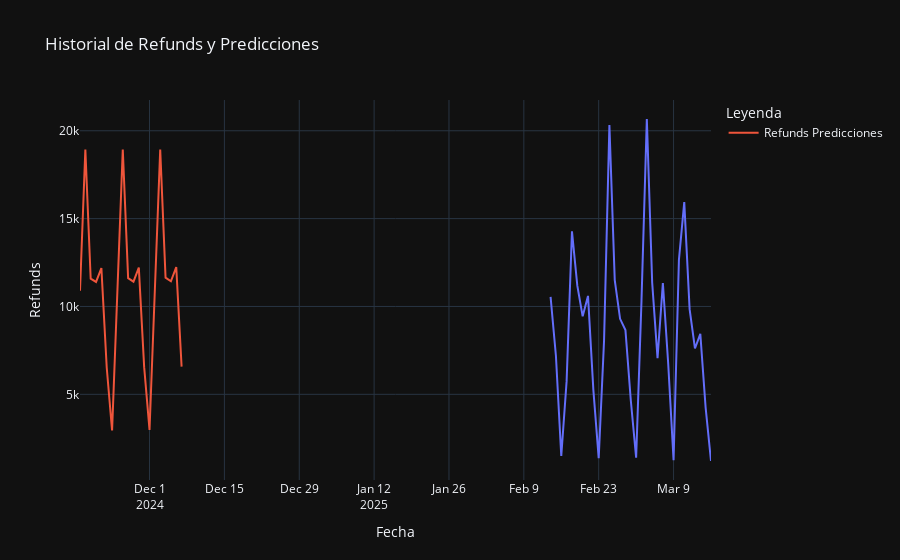
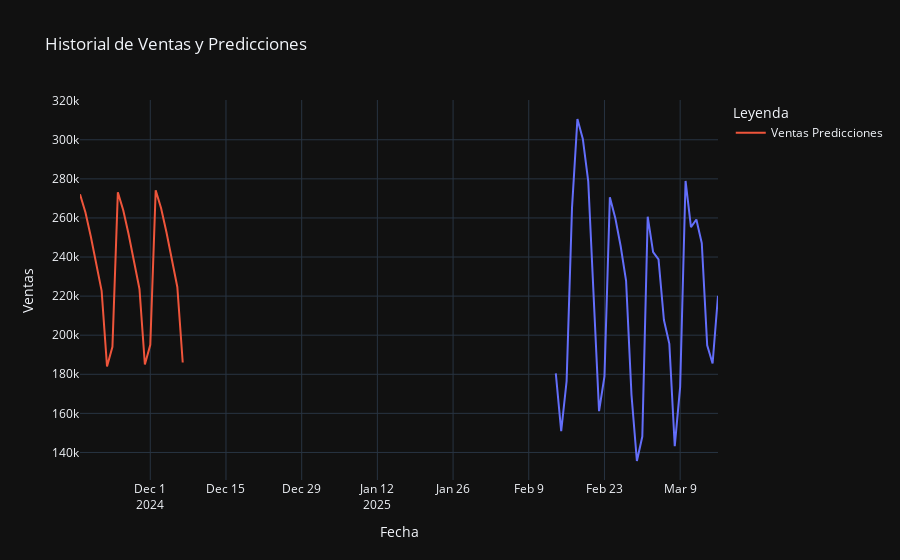

Source (notebook cell) for these figures, in order:
### Code cell
import plotly.express as px


historia_refunds = refunds.tail(31)

fig_refunds = px.line(historia_refunds, x=historia_refunds.index, y='Total', template='plotly_dark', title='Historial de Refunds y Predicciones')
fig_refunds.add_trace(go.Scatter(x=predicciones_arima.index, y=predicciones_arima['Refunds'], mode='lines', name='Refunds Predicciones'))

fig_refunds.update_layout(xaxis_title='Fecha', yaxis_title='Refunds', legend_title='Leyenda')

# Mostrar el gráfico
fig_refunds.show()



historia_ventas = ventas.tail(31)

# Crear gráfico para ventas con datos históricos
fig_ventas = px.line(historia_ventas, x=historia_ventas.index, y='Total', template='plotly_dark', title='Historial de Ventas y Predicciones')
fig_ventas.add_trace(go.Scatter(x=predicciones_arima.index, y=predicciones_arima['Sales'], mode='lines', name='Ventas Predicciones'))

# Personalizar diseño
fig_ventas.update_layout(xaxis_title='Fecha', yaxis_title='Ventas', legend_title='Leyenda')

# Mostrar el gráfico
fig_ventas.show()

### Figure 1 — Plotly figure (JSON) as saved in the notebook; plotly's stock layout.template omitted (floating-point values rounded to 4 significant figures)
{"data": [{"hovertemplate": "Fecha=%{x}<br>Total=%{y}<extra></extra>", "legendgroup": "", "line": {"color": "#636efa", "dash": "solid"}, "marker": {"symbol": "circle"}, "mode": "lines", "name": "", "orientation": "v", "showlegend": false, "type": "scatter", "x": ["2025-02-14T00:00:00", "2025-02-15T00:00:00", "2025-02-16T00:00:00", "2025-02-17T00:00:00", "2025-02-18T00:00:00", "2025-02-19T00:00:00", "2025-02-20T00:00:00", "2025-02-21T00:00:00", "2025-02-22T00:00:00", "2025-02-23T00:00:00", "2025-02-24T00:00:00", "2025-02-25T00:00:00", "2025-02-26T00:00:00", "2025-02-27T00:00:00", "2025-02-28T00:00:00", "2025-03-01T00:00:00", "2025-03-02T00:00:00", "2025-03-03T00:00:00", "2025-03-04T00:00:00", "2025-03-05T00:00:00", "2025-03-06T00:00:00", "2025-03-07T00:00:00", "2025-03-08T00:00:00", "2025-03-09T00:00:00", "2025-03-10T00:00:00", "2025-03-11T00:00:00", "2025-03-12T00:00:00", "2025-03-13T00:00:00", "2025-03-14T00:00:00", "2025-03-15T00:00:00", "2025-03-16T00:00:00"], "xaxis": "x", "y": [10550.0, 7195.0, 1490.0, 5751.0, 14280.0, 11180.0, 9438.0, 10600.0, 5254.0, 1368.0, 8057.0, 20330.0, 11500.0, 9298.0, 8657.0, 4665.0, 1396.0, 10300.0, 20670.0, 11360.0, 7057.0, 11340.0, 6727, 1256.0, 12650.0, 15940.0, 9848.0, 7610.0, 8438.0, 4233.0, 1206.0], "yaxis": "y"}, {"mode": "lines", "name": "Refunds Predicciones", "type": "scatter", "x": ["2024-11-18T00:00:00", "2024-11-19T00:00:00", "2024-11-20T00:00:00", "2024-11-21T00:00:00", "2024-11-22T00:00:00", "2024-11-23T00:00:00", "2024-11-24T00:00:00", "2024-11-25T00:00:00", "2024-11-26T00:00:00", "2024-11-27T00:00:00", "2024-11-28T00:00:00", "2024-11-29T00:00:00", "2024-11-30T00:00:00", "2024-12-01T00:00:00", "2024-12-02T00:00:00", "2024-12-03T00:00:00", "2024-12-04T00:00:00", "2024-12-05T00:00:00", "2024-12-06T00:00:00", "2024-12-07T00:00:00"], "y": [10890.0, 18940.0, 11580.0, 11400.0, 12190.0, 6515.0, 2941.0, 10910.0, 18930.0, 11610.0, 11410.0, 12210.0, 6548.0, 2974.0, 10930.0, 18930.0, 11640.0, 11430.0, 12240.0, 6577.0]}], "layout": {"legend": {"title": {"text": "Leyenda"}, "tracegroupgap": 0}, "title": {"text": "Historial de Refunds y Predicciones"}, "xaxis": {"anchor": "y", "domain": [0, 1], "title": {"text": "Fecha"}}, "yaxis": {"anchor": "x", "domain": [0, 1], "title": {"text": "Refunds"}}}}

### Figure 2 — Plotly figure (JSON) as saved in the notebook; plotly's stock layout.template omitted (floating-point values rounded to 4 significant figures)
{"data": [{"hovertemplate": "Fecha=%{x}<br>Total=%{y}<extra></extra>", "legendgroup": "", "line": {"color": "#636efa", "dash": "solid"}, "marker": {"symbol": "circle"}, "mode": "lines", "name": "", "orientation": "v", "showlegend": false, "type": "scatter", "x": ["2025-02-14T00:00:00", "2025-02-15T00:00:00", "2025-02-16T00:00:00", "2025-02-17T00:00:00", "2025-02-18T00:00:00", "2025-02-19T00:00:00", "2025-02-20T00:00:00", "2025-02-21T00:00:00", "2025-02-22T00:00:00", "2025-02-23T00:00:00", "2025-02-24T00:00:00", "2025-02-25T00:00:00", "2025-02-26T00:00:00", "2025-02-27T00:00:00", "2025-02-28T00:00:00", "2025-03-01T00:00:00", "2025-03-02T00:00:00", "2025-03-03T00:00:00", "2025-03-04T00:00:00", "2025-03-05T00:00:00", "2025-03-06T00:00:00", "2025-03-07T00:00:00", "2025-03-08T00:00:00", "2025-03-09T00:00:00", "2025-03-10T00:00:00", "2025-03-11T00:00:00", "2025-03-12T00:00:00", "2025-03-13T00:00:00", "2025-03-14T00:00:00", "2025-03-15T00:00:00", "2025-03-16T00:00:00"], "xaxis": "x", "y": [180500.0, 150900.0, 176500.0, 265300.0, 310600.0, 300400.0, 278800.0, 216300.0, 161200.0, 178900.0, 270600.0, 260000.0, 245500.0, 227900.0, 169500.0, 135600.0, 148100.0, 260700.0, 242600.0, 238800.0, 207800.0, 195600.0, 143200.0, 173500.0, 278900.0, 255300.0, 259200.0, 247100.0, 194900.0, 185500.0, 220173], "yaxis": "y"}, {"mode": "lines", "name": "Ventas Predicciones", "type": "scatter", "x": ["2024-11-18T00:00:00", "2024-11-19T00:00:00", "2024-11-20T00:00:00", "2024-11-21T00:00:00", "2024-11-22T00:00:00", "2024-11-23T00:00:00", "2024-11-24T00:00:00", "2024-11-25T00:00:00", "2024-11-26T00:00:00", "2024-11-27T00:00:00", "2024-11-28T00:00:00", "2024-11-29T00:00:00", "2024-11-30T00:00:00", "2024-12-01T00:00:00", "2024-12-02T00:00:00", "2024-12-03T00:00:00", "2024-12-04T00:00:00", "2024-12-05T00:00:00", "2024-12-06T00:00:00", "2024-12-07T00:00:00"], "y": [272100.0, 262900.0, 250500.0, 235600.0, 222700.0, 184000.0, 194100.0, 273100.0, 263900.0, 251500.0, 236600.0, 223700.0, 185000.0, 195100.0, 274100.0, 264900.0, 252500.0, 237600.0, 224700.0, 186000.0]}], "layout": {"legend": {"title": {"text": "Leyenda"}, "tracegroupgap": 0}, "title": {"text": "Historial de Ventas y Predicciones"}, "xaxis": {"anchor": "y", "domain": [0, 1], "title": {"text": "Fecha"}}, "yaxis": {"anchor": "x", "domain": [0, 1], "title": {"text": "Ventas"}}}}
